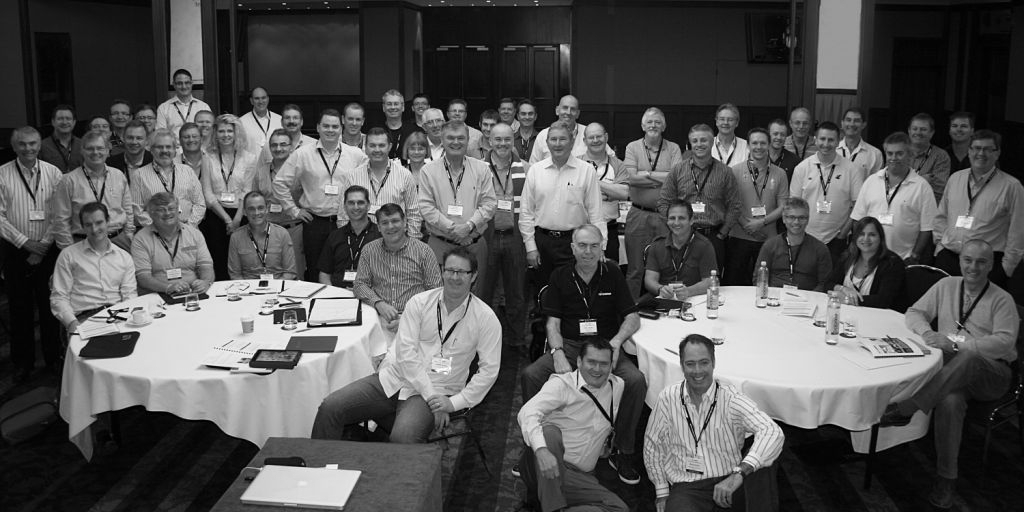
#> input picture groupGray.jpg, 1024 x 512 px
$ python Source_Code_Template_Matching_Project_Evolutionary_Algorithm.py
#> lines starting #> are read from the running program, lines starting #| are printed output that depends on the picture; long printed decimals are rounded
# -*- coding: utf-8 -*-
"""
Created on Mon Nov  26 17:05:43 2020

@author: Mahmood Yousaf
"""
#Using matplotlib for image loading and ploting
#Using numpy library to manipulate images
from matplotlib import pyplot
import numpy as np
import math
import matplotlib.patches as patches
from PIL import Image

groupImage = pyplot.imread("groupGray.jpg")
#> groupImage is the input picture: shape (512, 1024); min 0, max 254, mean 85.2
baba_g = pyplot.imread("boothiGray.jpg")
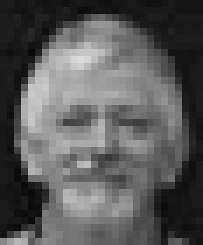
#> input picture boothiGray.jpg, 29 x 35 px (shown 7 times larger)
#> baba_g is the input picture: shape (35, 29); min 8, max 218, mean 89.9
pyplot.imshow(groupImage)


pyplot.imshow(baba_g)
#Getting height and width of both images for template matching
shape_baba_image = baba_g.shape
#> shape_baba_image = (35, 29)
shape_group_image = groupImage.shape
#> shape_group_image = (512, 1024)
height_baba_image = shape_baba_image[0]
#> height_baba_image = 35
width_baba_image = shape_baba_image[1]
#> width_baba_image = 29
height_group_image = shape_group_image[0]
#> height_group_image = 512
width_group_image = shape_group_image[1]
#> width_group_image = 1024


Initial_population = 50
#Generating random numbers for 50 population
random_50_height_group_image = np.random.randint(0,height_group_image+1,Initial_population)
random_50_width_group_image = np.random.randint(0,width_group_image+1,Initial_population)


#Slicing 50 population of same shape as baba g shape
#Getting fitness of each sliced image with baba g
pop_50 = []
for i in range(Initial_population):
    #checking slice height is it out side group image
    random_height = random_50_height_group_image[i]
    check_height = height_group_image - random_height
    if check_height>=height_baba_image:
        random_width = random_50_width_group_image[i]
        check_width = width_group_image - random_width
        if check_width>=width_baba_image:
            temp_slice = groupImage[random_50_height_group_image[i]:random_50_height_group_image[i]+height_baba_image,
                                   random_50_width_group_image[i]:random_50_width_group_image[i]+width_baba_image]
            Fitness = np.corrcoef(baba_g.flatten(),temp_slice.flatten())
            Fitness = float(Fitness[0][1])
            pop_50.append([Fitness,random_50_height_group_image[i],random_50_width_group_image[i]])
        else:
            width = width_group_image-width_baba_image
            temp_slice = groupImage[random_50_height_group_image[i]:random_50_height_group_image[i]+height_baba_image,
                                    width:width+width_baba_image]
            Fitness = np.corrcoef(baba_g.flatten(),temp_slice.flatten())
            Fitness = float(Fitness[0][1])
            pop_50.append([Fitness,random_50_height_group_image[i],random_50_width_group_image[i]])

    else:
        height = height_group_image-height_baba_image
        random_width = random_50_width_group_image[i]
        check_width = width_group_image - random_width
        if check_width>=width_baba_image:
            temp_slice = groupImage[height:height+height_baba_image,
                                   random_50_width_group_image[i]:random_50_width_group_image[i]+width_baba_image]
            Fitness = np.corrcoef(baba_g.flatten(),temp_slice.flatten())
            Fitness = float(Fitness[0][1])
            pop_50.append([Fitness,random_50_height_group_image[i],random_50_width_group_image[i]])
        else:
            width = width_group_image-width_baba_image
            temp_slice = groupImage[height:height+height_baba_image,
                                    width:width+width_baba_image]
            Fitness = np.corrcoef(baba_g.flatten(),temp_slice.flatten())
            Fitness = float(Fitness[0][1])
            pop_50.append([Fitness,random_50_height_group_image[i],random_50_width_group_image[i]])
#> this loop made 50 passes
#> Fitness on passes 1 to 12: 0.35, 0.0851, -0.00296, 0.144, 0.14, -0.222, -0.466, -0.137, 0.384, -0.00264, -0.0871, 0.0956
#> pass 1, `temp_slice = groupImage[random_50_height_group_image[i]:random_50_heig..`:
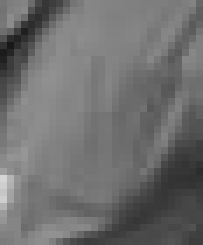
#> temp_slice: shape (35, 29) (shown 7 times larger); min 24, max 214, mean 110.4
#> pass 3, `temp_slice = groupImage[random_50_height_group_image[i]:random_50_heig..`:
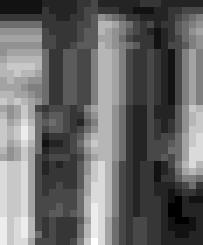
#> temp_slice: shape (35, 29) (shown 7 times larger); min 1, max 15, mean 6.7; drawn with min black and max white
#> after the loop, pop_50 = 50 items, first 6: [0.35, 192, 972], [0.0851, 359, 868], [-0.00296, 9, 954], [0.144, 277, 791], [0.14, 70, 719], [-0.222, 472, 909]


sorted_pop_50 = sorted(pop_50,key=lambda x:x[0],reverse=True)
#> sorted_pop_50 = 50 items, first 6: [0.384, 486, 169], [0.35, 192, 972], [0.274, 459, 931], [0.249, 128, 739], [0.227, 82, 444], [0.192, 151, 377]


def Cross_over_mutation(x1,y1,x2,y2,height_group_image,width_group_image):
    total_bits_height = int(math.ceil(math.log2(height_group_image)))
    total_bits_width = int(math.ceil(math.log2(width_group_image)))
    x1_bin = bin(x1)
    x1_bin = x1_bin[2:]
    y1_bin = bin(y1)
    y1_bin = y1_bin[2:]
    x2_bin = bin(x2)
    x2_bin = x2_bin[2:]
    y2_bin = bin(y2)
    y2_bin = y2_bin[2:]
    check1 = total_bits_height - len(x1_bin)
    check2 = total_bits_width - len(y1_bin)
    check3 = total_bits_height - len(x2_bin)
    check4 = total_bits_width - len(y2_bin)
    if check1 > 0:
        for i in range(check1):
            x1_bin = '0' + x1_bin
        if check2 > 0:
            for j in range(check2):
                y1_bin = '0' + y1_bin
    if check3 > 0:
        for i in range(check3):
            x2_bin = '0' + x2_bin
        if check4 > 0:
            for j in range(check4):
                y2_bin = '0' + y2_bin
    len_x1_bin = len(x1_bin)
    len_y1_bin = len(y1_bin)
    len_x2_bin = len(x2_bin)
    len_y2_bin = len(y2_bin)
    x1_x2 = x1_bin + x2_bin
    y1_y2 = y1_bin + y2_bin
    x1_x2 = list(map(int,x1_x2))
    y1_y2 = list(map(int,y1_y2))
    #Cross over
    len_x1_x2 = len(x1_x2)
    len_y1_y2 = len(y1_y2)
    for i in range(len_y1_y2//2):
        random_index_x1_x2 = np.random.randint(0,len_x1_x2)
        random_index_y1_y2 = np.random.randint(0,len_y1_y2)
        #swaping
        temp = y1_y2[random_index_y1_y2]
        y1_y2[random_index_y1_y2] = x1_x2[random_index_x1_x2]
        x1_x2[random_index_x1_x2] = temp
    #mutation
    for i in range(len_x1_x2//len_x1_x2):
        random_index_x1_x2 = np.random.randint(0,len_x1_x2)
        random_index_y1_y2 = np.random.randint(0,len_y1_y2)
        check = x1_x2[random_index_x1_x2]
        if check == 0:
            x1_x2[random_index_x1_x2] = 1
            check2 = y1_y2[random_index_y1_y2]
            if check2 == 0:
                y1_y2[random_index_y1_y2] = 1
            else:
                y1_y2[random_index_y1_y2] = 0
        else:
            x1_x2[random_index_x1_x2] = 0
            check2 = y1_y2[random_index_y1_y2]
            if check2 == 0:
                y1_y2[random_index_y1_y2] = 1
            else:
                y1_y2[random_index_y1_y2] = 0
    x1_x2 = list(map(str,x1_x2))
    y1_y2 = list(map(str,y1_y2))
    x1_x2 = ''.join(map(str,x1_x2))
    x1 = x1_x2[:len_x1_bin]
    x2 = x1_x2[len_x1_bin:]
    y1_y2 = ''.join(map(str,y1_y2))
    y1 = y1_y2[:len_y1_bin]
    y2 = y1_y2[len_y1_bin:]
    x1 = "0b" + x1
    x1 = int(x1,2)
    x2 = "0b" + x2
    x2 = int(x2,2)
    y1 = "0b" + y1
    y1 = int(y1,2)
    y2 = "0b" + y2
    y2 = int(y2,2)
    return x1,y1,x2,y2
def fitness(x,y,height_baba_image,width_baba_image,height_group_image,width_group_image,groupImage,baba_g):
    check_height = height_group_image - x
    if check_height >= height_baba_image:
        check_width = width_group_image - y
        if check_width >= width_baba_image:
            temp_slice = groupImage[x:x+height_baba_image,y:y+width_baba_image]
            Fitness = np.corrcoef(baba_g.flatten(),temp_slice.flatten())
            Fitness = float(Fitness[0][1])
            return Fitness
        else:
            width = width_group_image-width_baba_image
            temp_slice = groupImage[x:x+height_baba_image,
                                    width:width+width_baba_image]
            Fitness = np.corrcoef(baba_g.flatten(),temp_slice.flatten())
            Fitness = float(Fitness[0][1])
            return Fitness

    else:
        height = height_group_image-height_baba_image
        check_width = width_group_image - y
        if check_width >= width_baba_image:
            temp_slice = groupImage[height:height+height_baba_image,y:y+width_baba_image]
            Fitness = np.corrcoef(baba_g.flatten(),temp_slice.flatten())
            Fitness = float(Fitness[0][1])
            return Fitness
        else:
            width = width_group_image-width_baba_image
            temp_slice = groupImage[height:height+height_baba_image,
                                    width:width+width_baba_image]
            Fitness = np.corrcoef(baba_g.flatten(),temp_slice.flatten())
            Fitness = float(Fitness[0][1])
            return Fitness


if sorted_pop_50[0][0] >= 0.90:
    print("Baba Ji is found in First Generation")
    print(sorted_pop_50[0])
    im = np.array(Image.open('groupGray.jpg'), dtype=np.uint8)
    fig,ax = pyplot.subplots(1)
    ax.imshow(im)
    rect = patches.Rectangle((sorted_pop_50[0][2],sorted_pop_50[0][1]),35,29,linewidth=1,edgecolor='r',facecolor='none')
    ax.add_patch(rect)
    pyplot.show()
else:
    #Cross over and mutation for evolution towards best possibly match for baba g
    Best_match = sorted_pop_50[0][0]
#> Best_match = 0.384
    print(Best_match)
#| 0.384
    a=1
    Fitness_of_Generations = []
    Generations = []
    while a<=5000:
        Fitness_of_Generations.append(sorted_pop_50[0][0])
        Generations.append(a)
        if sorted_pop_50[0][0] >= 0.9:
            print(f"Baba Ji is found in Generation {a}")
            print(sorted_pop_50[0])
            pyplot.imshow(groupImage)
            ax = pyplot.gca()
            rect = patches.Rectangle((sorted_pop_50[0][2],sorted_pop_50[0][1]),35,29,linewidth=1,edgecolor='w',facecolor='none')
            ax.add_patch(rect)
            pyplot.show()
            break
        Second_parent = 1
        for i in range(0,len(sorted_pop_50),2):
            x1 = sorted_pop_50[i][1]
            y1 = sorted_pop_50[i][2]
            x2 = sorted_pop_50[Second_parent][1]
            y2 = sorted_pop_50[Second_parent][2]
            New_Generation = Cross_over_mutation(x1,y1,x2,y2,height_group_image,width_group_image)
            for j in range(2):
                if j == 0:
                    Fitness = fitness(New_Generation[0],New_Generation[1],height_baba_image,width_baba_image,height_group_image,width_group_image,groupImage,baba_g)
                    sorted_pop_50[i][0] = Fitness
                    sorted_pop_50[i][1] = New_Generation[0]
                    sorted_pop_50[i][2] = New_Generation[1]
                else:
                    Fitness = fitness(New_Generation[2],New_Generation[3],height_baba_image,width_baba_image,height_group_image,width_group_image,groupImage,baba_g)
                    sorted_pop_50[Second_parent][0] = Fitness
                    sorted_pop_50[Second_parent][1] = New_Generation[2]
                    sorted_pop_50[Second_parent][2] = New_Generation[3]
            Second_parent = Second_parent + 2
#> this loop made 25 passes
#> i on passes 9 to 20: 16, 18, 20, 22, 24, 26, 28, 30, 32, 34, 36, 38
#> i on passes 3 to 7: 4, 6, 8, 10, 12
#> pass 1, in fitness, `temp_slice = groupImage[x:x+height_baba_image,y:y+width_baba_image]`:
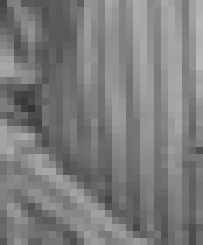
#> temp_slice: shape (35, 29) (shown 7 times larger); min 53, max 185, mean 124.6
#> pass 1, in fitness (call 2), `temp_slice = groupImage[x:x+height_baba_image,y:y+width_baba_image]`:
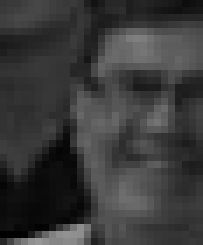
#> temp_slice: shape (35, 29) (shown 7 times larger); min 1, max 151, mean 57.4
#> pass 2, in fitness (call 3), `temp_slice = groupImage[x:x+height_baba_image,y:y+width_baba_image]`:
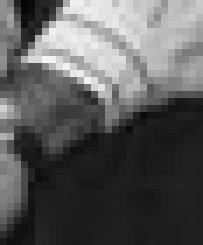
#> temp_slice: shape (35, 29) (shown 7 times larger); min 4, max 244, mean 89.8
#> pass 2, in fitness (call 4), `temp_slice = groupImage[x:x+height_baba_image,y:y+width_baba_image]`:
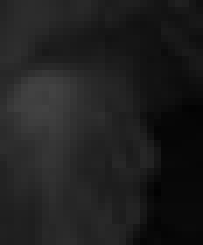
#> temp_slice: shape (35, 29) (shown 7 times larger); min 2, max 66, mean 31
        a = a + 1
        sorted_pop_50 = sorted(sorted_pop_50,key=lambda x:x[0],reverse=True)
pyplot.plot(Generations,Fitness_of_Generations)
pyplot.xlabel('Generations')
pyplot.ylabel('Fitness')
pyplot.show()
